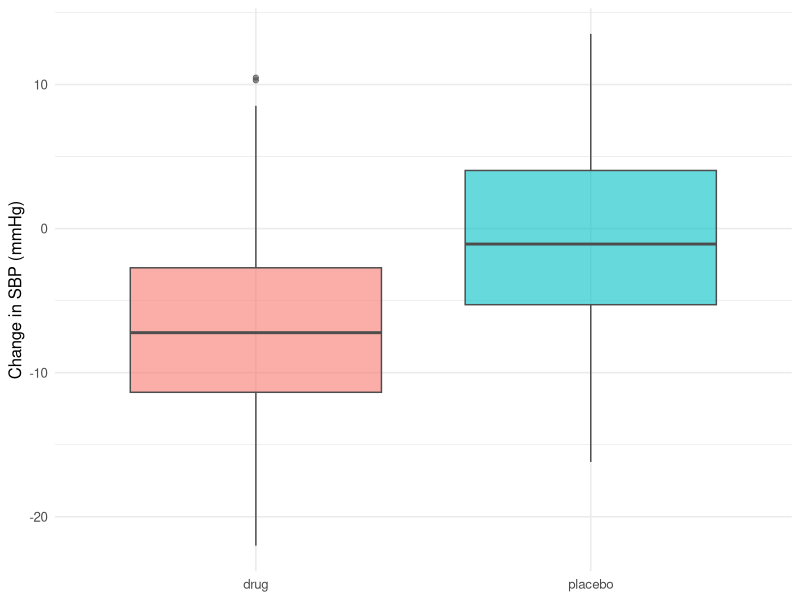

The R source for this figure:
## ---- chunk 1
#| label: setup
library(tidyverse)
set.seed(42)
theme_set(theme_minimal(base_size = 12))
## ---- chunk 2
n <- 120
df <- tibble(
  id    = seq_len(n),
  arm   = rep(c("placebo", "drug"), each = n / 2),
  sbp_0 = rnorm(n, mean = 150, sd = 10),
  sbp_1 = sbp_0 + ifelse(arm == "drug", -6, 0) + rnorm(n, 0, 8)
)
## ---- chunk 3
#| fig-width: 6
#| fig-height: 3.5
df |>
  mutate(delta = sbp_1 - sbp_0) |>
  ggplot(aes(arm, delta, fill = arm)) +
  geom_boxplot(alpha = 0.6, colour = "grey30") +
  labs(x = NULL, y = "Change in SBP (mmHg)") +
  theme(legend.position = "none")
## ---- chunk 4
fit <- t.test(sbp_1 - sbp_0 ~ arm, data = df)
fit
## ---- chunk 5
sessionInfo()
